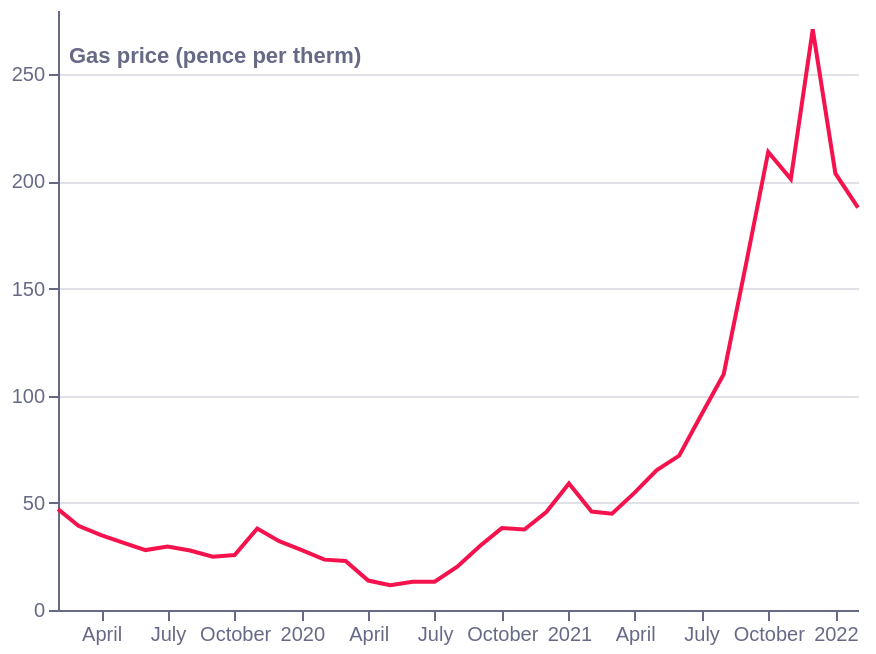

This figure's Vega-Lite source:
### Vega-Lite specification from a JSON file in a GitHub repository (floating-point values rounded to 4 significant figures)
{"config": {"view": {"continuousWidth": 400, "continuousHeight": 300, "stroke": null}}, "data": {"values": [{"Date": "2019-02-01T00:00:00", "Price": 47.09}, {"Date": "2019-03-01T00:00:00", "Price": 39.31}, {"Date": "2019-04-01T00:00:00", "Price": 34.98}, {"Date": "2019-05-01T00:00:00", "Price": 31.43}, {"Date": "2019-06-01T00:00:00", "Price": 27.96}, {"Date": "2019-07-01T00:00:00", "Price": 29.6}, {"Date": "2019-08-01T00:00:00", "Price": 27.75}, {"Date": "2019-09-01T00:00:00", "Price": 24.87}, {"Date": "2019-10-01T00:00:00", "Price": 25.65}, {"Date": "2019-11-01T00:00:00", "Price": 38.04}, {"Date": "2019-12-01T00:00:00", "Price": 32.14}, {"Date": "2020-01-01T00:00:00", "Price": 27.9}, {"Date": "2020-02-01T00:00:00", "Price": 23.5}, {"Date": "2020-03-01T00:00:00", "Price": 22.92}, {"Date": "2020-04-01T00:00:00", "Price": 13.75}, {"Date": "2020-05-01T00:00:00", "Price": 11.59}, {"Date": "2020-06-01T00:00:00", "Price": 13.18}, {"Date": "2020-07-01T00:00:00", "Price": 13.24}, {"Date": "2020-08-01T00:00:00", "Price": 20.22}, {"Date": "2020-09-01T00:00:00", "Price": 29.9}, {"Date": "2020-10-01T00:00:00", "Price": 38.23}, {"Date": "2020-11-01T00:00:00", "Price": 37.57}, {"Date": "2020-12-01T00:00:00", "Price": 45.69}, {"Date": "2021-01-01T00:00:00", "Price": 59.01}, {"Date": "2021-02-01T00:00:00", "Price": 45.94}, {"Date": "2021-03-01T00:00:00", "Price": 44.96}, {"Date": "2021-04-01T00:00:00", "Price": 54.77}, {"Date": "2021-05-01T00:00:00", "Price": 65.2}, {"Date": "2021-06-01T00:00:00", "Price": 72.01}, {"Date": "2021-07-01T00:00:00", "Price": 90.88}, {"Date": "2021-08-01T00:00:00", "Price": 110.0}, {"Date": "2021-09-01T00:00:00", "Price": 162.1}, {"Date": "2021-10-01T00:00:00", "Price": 213.8}, {"Date": "2021-11-01T00:00:00", "Price": 201.1}, {"Date": "2021-12-01T00:00:00", "Price": 271.0}, {"Date": "2022-01-01T00:00:00", "Price": 203.8}, {"Date": "2022-02-01T00:00:00", "Price": 187.8}]}, "mark": {"type": "line", "color": "#F4134D"}, "encoding": {"x": {"axis": {"domainColor": "#676A86", "grid": false, "labelAngle": 0, "labelColor": "#676A86", "orient": "bottom", "tickColor": "#676A86", "tickCount": 10, "title": "", "titleAlign": "center", "titleAnchor": "middle", "titleColor": "#676A86", "titleX": 207, "titleY": -15}, "field": "Date", "sort": [], "type": "temporal"}, "y": {"axis": {"domainColor": "#676A86", "gridColor": "#676A86", "gridOpacity": 0.2, "labelColor": "#676A86", "tickColor": "#676A86", "title": "Gas price (pence per therm)", "titleAlign": "left", "titleAngle": 0, "titleBaseline": "bottom", "titleColor": "#676A86", "titleX": 5, "titleY": 28}, "field": "Price", "sort": [], "type": "quantitative"}}, "height": 300, "title": "", "width": 400, "$schema": "https://vega.github.io/schema/vega-lite/v5.json", "datasets": {"data-cf81b8b1c0a9939eea6651555c5ad264": [{"Date": "2019-02-01T00:00:00", "Price": 47.09}, {"Date": "2019-03-01T00:00:00", "Price": 39.31}, {"Date": "2019-04-01T00:00:00", "Price": 34.98}, {"Date": "2019-05-01T00:00:00", "Price": 31.43}, {"Date": "2019-06-01T00:00:00", "Price": 27.96}, {"Date": "2019-07-01T00:00:00", "Price": 29.6}, {"Date": "2019-08-01T00:00:00", "Price": 27.75}, {"Date": "2019-09-01T00:00:00", "Price": 24.87}, {"Date": "2019-10-01T00:00:00", "Price": 25.65}, {"Date": "2019-11-01T00:00:00", "Price": 38.04}, {"Date": "2019-12-01T00:00:00", "Price": 32.14}, {"Date": "2020-01-01T00:00:00", "Price": 27.9}, {"Date": "2020-02-01T00:00:00", "Price": 23.5}, {"Date": "2020-03-01T00:00:00", "Price": 22.92}, {"Date": "2020-04-01T00:00:00", "Price": 13.75}, {"Date": "2020-05-01T00:00:00", "Price": 11.59}, {"Date": "2020-06-01T00:00:00", "Price": 13.18}, {"Date": "2020-07-01T00:00:00", "Price": 13.24}, {"Date": "2020-08-01T00:00:00", "Price": 20.22}, {"Date": "2020-09-01T00:00:00", "Price": 29.9}, {"Date": "2020-10-01T00:00:00", "Price": 38.23}, {"Date": "2020-11-01T00:00:00", "Price": 37.57}, {"Date": "2020-12-01T00:00:00", "Price": 45.69}, {"Date": "2021-01-01T00:00:00", "Price": 59.01}, {"Date": "2021-02-01T00:00:00", "Price": 45.94}, {"Date": "2021-03-01T00:00:00", "Price": 44.96}, {"Date": "2021-04-01T00:00:00", "Price": 54.77}, {"Date": "2021-05-01T00:00:00", "Price": 65.2}, {"Date": "2021-06-01T00:00:00", "Price": 72.01}, {"Date": "2021-07-01T00:00:00", "Price": 90.88}, {"Date": "2021-08-01T00:00:00", "Price": 110.0}, {"Date": "2021-09-01T00:00:00", "Price": 162.1}, {"Date": "2021-10-01T00:00:00", "Price": 213.8}, {"Date": "2021-11-01T00:00:00", "Price": 201.1}, {"Date": "2021-12-01T00:00:00", "Price": 271.0}, {"Date": "2022-01-01T00:00:00", "Price": 203.8}, {"Date": "2022-02-01T00:00:00", "Price": 187.8}]}}
